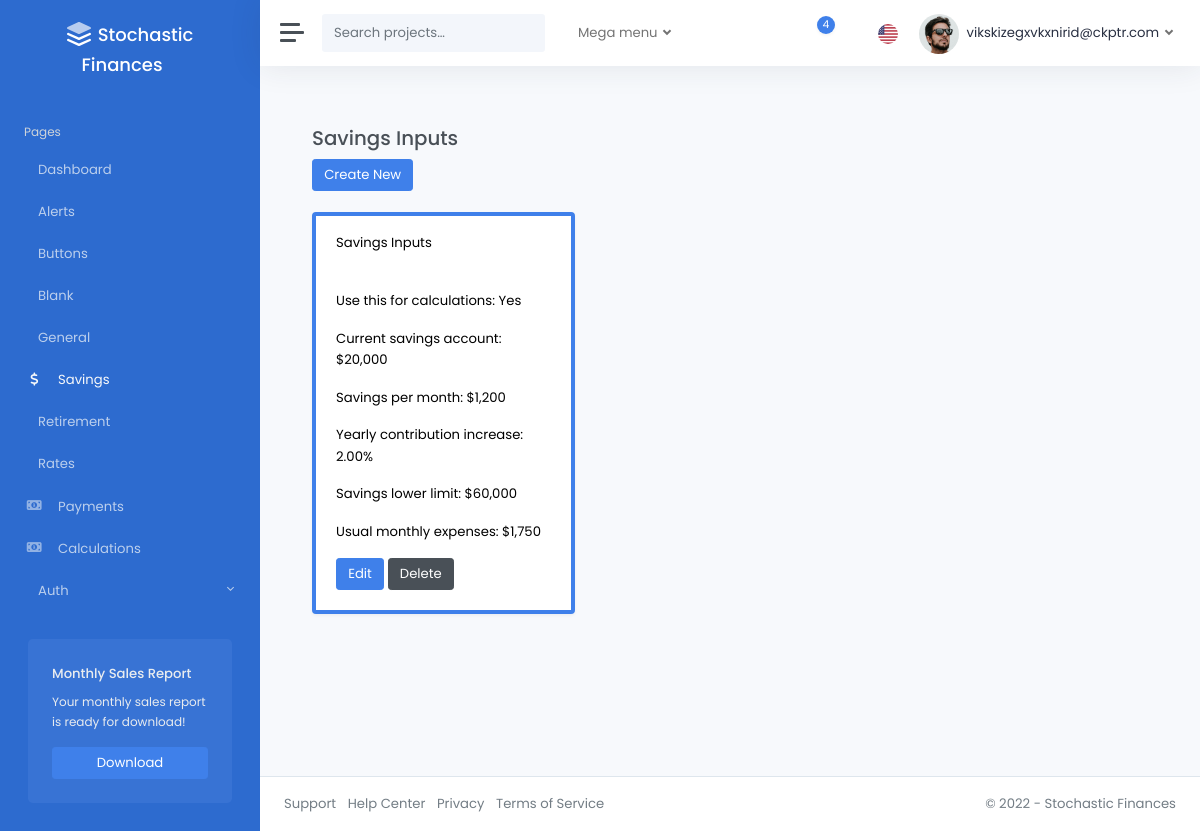
The app's page /savings/ (signed in), older data.
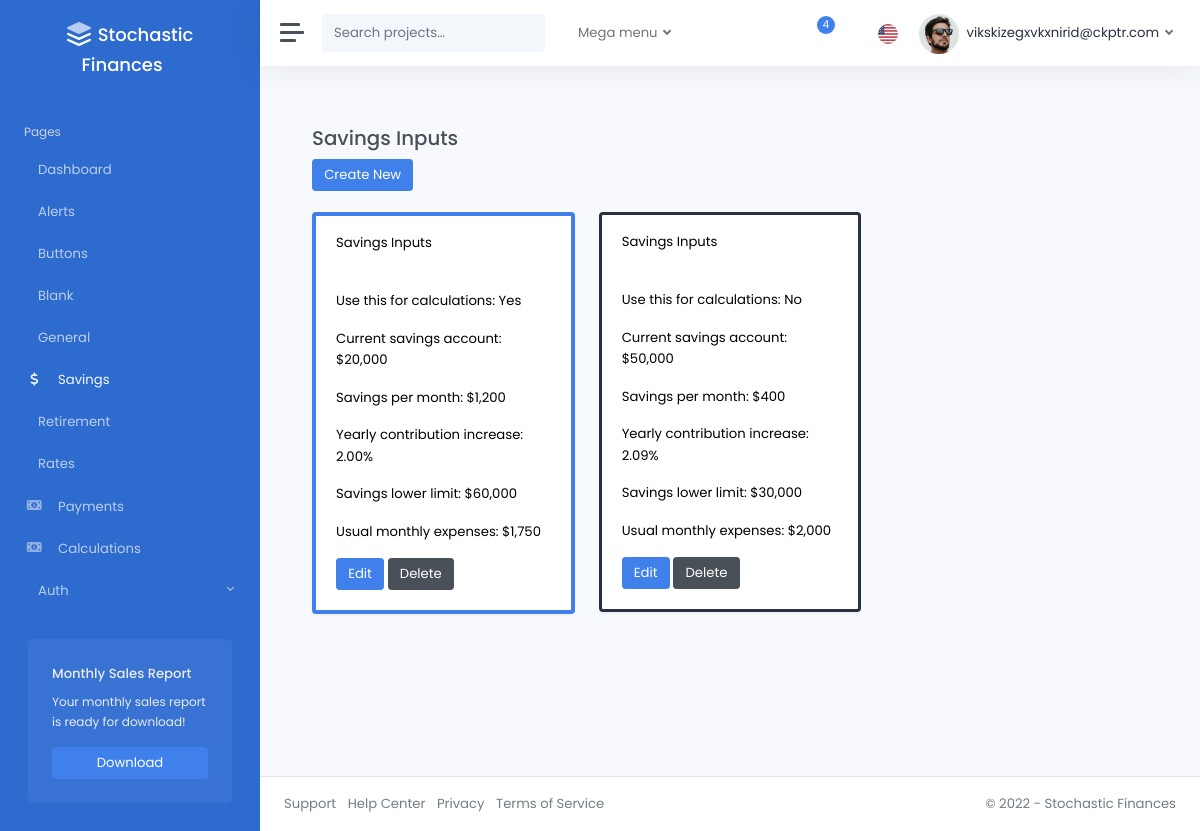
The same page, newer data.
### accounts/models.py (models this page shows, shortened)
class CustomUser(AbstractUser):
    pass

### pages/models.py (models this page shows)
class SavingsInputsModel(models.Model):
    is_active = models.BooleanField(
        default=False,
    )
    base_savings = models.FloatField(
        validators=[validate_base_savings, decimal_validator]
    )
    base_saved_per_mo = models.FloatField(
        validators=[validate_base_saved_per_mo, decimal_validator],
    )
    base_savings_per_yr_increase = models.FloatField(
        validators=[validate_base_per_yr_increase, decimal_validator],
    )
    savings_lower_limit = models.FloatField(
        validators=[validate_savings_lower_limit, decimal_validator]
    )
    base_monthly_bills = models.FloatField(
        validators=[validate_base_monthly_bills, decimal_validator]
    )
    created_by = models.ForeignKey(
        CustomUser,
        related_name="savings_inputs",
        on_delete=models.CASCADE,
    )
    modified_at = models.DateTimeField(auto_now=True)
    class Meta:
        verbose_name_plural = "Savings_Inputs"

### pages/views.py (the view)
# urls.py: path("savings/", savings_inputs_dashboard, name="savings_inputs_dashboard"),
@login_required
def savings_inputs_dashboard(request):
    savings_inputs_models = SavingsInputsModel.objects.filter(created_by=request.user)
    return render(
        request,
        "pages/savings_inputs.html",
        {"savings_inputs": savings_inputs_models},
    )

### templates/pages/savings_inputs.html (shortened to what this page needs)
{% extends 'layouts/_base.html' %}
{% load static %}
{% block content %}
<div class="container">
    <br />
    <h3>Savings Inputs</h3>
    <div>
        <a href="{% url 'savings_inputs_create'%}" class="btn btn-primary">Create New</a>
    </div>
<br />
<div class="row">
    {% for item in savings_inputs %}
        <div class="col-md-4">
            <div class="card shadow {% if item.is_active %}border-primary{% else %}border-dark{% endif %} mb-3 text-black" style="border-width: {% if item.is_active %}4px{% else %}3px{% endif %};">
                <div class="card-header">Savings Inputs</div>
                <div class="card-body">
                    <p class="card-text">Use this for calculations: {{ item.is_active|yesno|title }}</p>
                    <p class="card-text">Current savings account: ${{ item.base_savings|floatformat:"0g" }}</p>
                    <p class="card-text">Savings per month: ${{ item.base_saved_per_mo|floatformat:"0g" }}</p>
                    <p class="card-text">Yearly contribution increase: {{ item.base_savings_per_yr_increase|floatformat:"2" }}%</p>
                    <p class="card-text">Savings lower limit: ${{ item.savings_lower_limit|floatformat:"0g" }}</p>
                    <p class="card-text">Usual monthly expenses: ${{ item.base_monthly_bills|floatformat:"0g" }}</p>
                    <a href="{% url 'savings_inputs_edit' item.id %}" class="btn btn-primary">Edit</a>
                    <a href="{% url 'savings_inputs_delete' item.id %}" class="btn btn-secondary">Delete</a>
                </div>
            </div>
        </div>
    {% endfor %}
</div>
</div>
{% endblock %}

### templates/layouts/_base.html (shortened to what this page needs)
{% load static %}
<!DOCTYPE html>
<html lang="en">
<head>
  {% include 'layouts/includes/meta.html' %}
</head>
<body data-theme="colored" data-layout="fluid" data-sidebar-position="left" data-sidebar-behavior="sticky">
  <div class="wrapper">
    {% include 'layouts/includes/sidebar.html' %}
    <div class="main">
      {% include 'layouts/includes/navbar.html' %}
      <main class="content">
        <div class="container-fluid p-0">
          {% block content %}
          {% endblock content %}
        </div>
      </main>
      {% include 'layouts/includes/footer.html' %}
    </div>
  </div>
</body>
</html>

### templates/layouts/includes/meta.html (shortened to what this page needs)
{% load static %}
{% block css %}
<link rel="stylesheet" href="{% static 'css/light.css' %}">
{% endblock %}

### templates/layouts/includes/sidebar.html (shortened to what this page needs)
<nav id="sidebar" class="sidebar">
  <div class="sidebar-content js-simplebar">
    <a class="sidebar-brand" href="{% url 'home' %}">
      <span class="align-middle me-3">Stochastic Finances</span>
    </a>
    <ul class="sidebar-nav">
      <li class="sidebar-header">
        Pages
      </li>
      <li class="sidebar-item{% if request.path == "/" %} active{% endif %}">
        <a class="sidebar-link" href="{% url 'home' %}">
           <span class="align-middle">Dashboard</span>
        </a>
      </li>
      <li class="sidebar-item{% if request.path == "/alerts/" %} active{% endif %}">
        <a class="sidebar-link" href="{% url 'alerts' %}">
           <span class="align-middle">Alerts</span>
        </a>
      </li>
      <li class="sidebar-item{% if request.path == "/buttons/" %} active{% endif %}">
        <a class="sidebar-link" href="{% url 'buttons' %}">
           <span class="align-middle">Buttons</span>
        </a>
      </li>
      <li class="sidebar-item{% if request.path == "/blank/" %} active{% endif %}">
        <a class="sidebar-link" href="{% url 'blank' %}">
           <span class="align-middle">Blank</span>
        </a>
      </li>
      <li class="sidebar-item{% if request.path == "/general/" %} active{% endif %}">
        <a class="sidebar-link" href="{% url 'general_inputs_dashboard' %}">
           <span class="align-middle">General</span>
        </a>
      </li>
      <li class="sidebar-item{% if request.path == "/savings/" %} active{% endif %}">
        <a class="sidebar-link" href="{% url 'savings_inputs_dashboard' %}">
          <i class="align-middle fas fa-fw fa-dollar-sign"></i> <span class="align-middle">Savings</span>
        </a>
      </li>
      <li class="sidebar-item{% if request.path == "/retirement/" %} active{% endif %}">
        <a class="sidebar-link" href="{% url 'retirement_inputs_dashboard' %}">
           <span class="align-middle">Retirement</span>
        </a>
      </li>
      <li class="sidebar-item{% if request.path == "/rates/" %} active{% endif %}">
        <a class="sidebar-link" href="{% url 'rates_inputs_dashboard' %}">
           <span class="align-middle">Rates</span>
        </a>
      </li>
      <li class="sidebar-item{% if request.path == "/payments/" %} active{% endif %}">
        <a class="sidebar-link" href="{% url 'payments_inputs_dashboard' %}">
          <i class="align-middle fas fa-fw fa-money-bill-alt"></i> <span class="align-middle">Payments</span>
        </a>
      </li>
      <li class="sidebar-item{% if request.path == "/calculations/" %} active{% endif %}">
        <a class="sidebar-link" href="{% url 'calculations' %}">
          <i class="align-middle fas fa-fw fa-money-bill-alt"></i> <span class="align-middle">Calculations</span>
        </a>
      </li>
      <li class="sidebar-item">
        <a data-bs-target="#auth" data-bs-toggle="collapse" class="sidebar-link collapsed">
           <span class="align-middle">Auth</span>
        </a>
      </li>
    </ul>
    <div class="sidebar-cta">
      <div class="sidebar-cta-content">
        <strong class="d-inline-block mb-2">Monthly Sales Report</strong>
        <div class="mb-3 text-sm">
          Your monthly sales report is ready for download!
        </div>
        <div class="d-grid">
          <a href="https://themes.getbootstrap.com/product/appstack-responsive-admin-template/" class="btn btn-primary" target="_blank">Download</a>
        </div>
      </div>
    </div>
  </div>
</nav>

### templates/layouts/includes/navbar.html (shortened to what this page needs)
{% load static %}
<nav class="navbar navbar-expand navbar-light navbar-bg">
  <a class="sidebar-toggle">
    <i class="hamburger align-self-center"></i>
  </a>
  <form class="d-none d-sm-inline-block">
    <div class="input-group input-group-navbar">
      <input type="text" class="form-control" placeholder="Search projects…" aria-label="Search">
      <button class="btn" type="button">
      </button>
    </div>
  </form>
  <ul class="navbar-nav">
    <li class="nav-item px-2 dropdown">
      <a class="nav-link dropdown-toggle" href="#" id="servicesDropdown" role="button" data-bs-toggle="dropdown" aria-haspopup="true" aria-expanded="false">
        Mega menu
      </a>
    </li>
  </ul>
  <div class="navbar-collapse collapse">
    <ul class="navbar-nav navbar-align">
      <li class="nav-item dropdown">
        <a class="nav-icon dropdown-toggle" href="#" id="messagesDropdown" data-bs-toggle="dropdown">
          <div class="position-relative">
            <span class="indicator">4</span>
          </div>
        </a>
      </li>
      <li class="nav-item dropdown">
        <a class="nav-icon dropdown-toggle" href="#" id="alertsDropdown" data-bs-toggle="dropdown">
        </a>
      </li>
      <li class="nav-item dropdown">
        <a class="nav-flag dropdown-toggle" href="#" id="languageDropdown" data-bs-toggle="dropdown">
          <img src="{% static 'img/flags/us.png' %}" alt="English" />
        </a>
      </li>
      {% if user.is_authenticated %}
        <li class="nav-item dropdown">
          <a class="nav-link dropdown-toggle d-none d-sm-inline-block" href="#" data-bs-toggle="dropdown">
            <img src="{% static 'img/avatars/avatar.jpg' %}" class="avatar img-fluid rounded-circle me-1" alt="{{ user.email }}" /> <span class="text-dark">{{ user.email }}</span>
          </a>
        </li>
      {% else %}
        <li class="nav-item">
          <a class="nav-link" href="{% url 'account_login' %}">Sign In <i class="ml-2" data-feather="log-in"></i></a>
        </li>
      {% endif %}
    </ul>
  </div>
</nav>

### templates/layouts/includes/footer.html
<footer class="footer">
  <div class="container-fluid">
    <div class="row text-muted">
      <div class="col-6 text-start">
        <ul class="list-inline">
          <li class="list-inline-item">
            <a class="text-muted" href="#">Support</a>
          </li>
          <li class="list-inline-item">
            <a class="text-muted" href="#">Help Center</a>
          </li>
          <li class="list-inline-item">
            <a class="text-muted" href="#">Privacy</a>
          </li>
          <li class="list-inline-item">
            <a class="text-muted" href="#">Terms of Service</a>
          </li>
        </ul>
      </div>
      <div class="col-6 text-end">
        <p class="mb-0">
          &copy; 2022 - <a href="index.html" class="text-muted">Stochastic Finances</a>
        </p>
      </div>
    </div>
  </div>
</footer>

### templates/layouts/includes/scripts.html (shortened to what this page needs)
{% load static %}

Row changes from the older to the newer data that the page shows:
added SavingsInputsModel: is_active "No", base_savings "50,000", base_saved_per_mo "400", base_savings_per_yr_increase "2.09", savings_lower_limit "30,000", base_monthly_bills "2,000"
